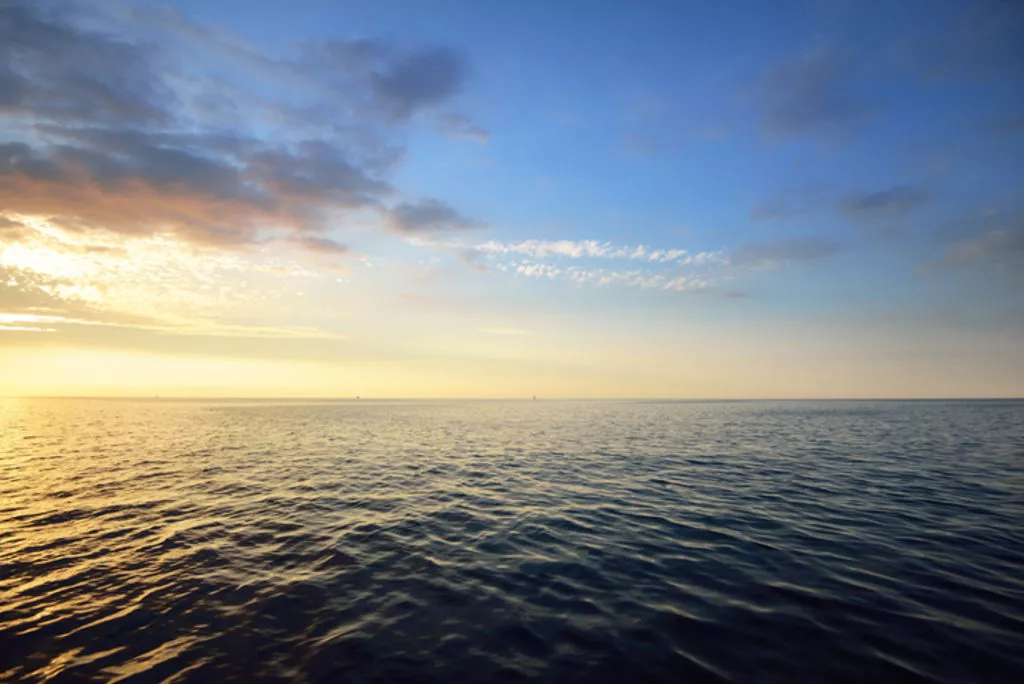
#> input picture Image Processing/Görüntüleri Karıştırma/deniz.png, 1024 x 684 px
$ python 'görüntüleri_karıştırmak.py'
#> lines starting #> are read from the running program, lines starting #| are printed output that depends on the picture
# -*- coding: utf-8 -*-
"""
Created on Wed Mar 16 21:39:55 2022

@author: Erdal
"""

import cv2
import matplotlib.pyplot as plt

# %% karıştırma (karıştırma için resim boyutlarının aynı olması şart)
img1 = cv2.imread("deniz.png")
#> img1 is the input picture: shape (684, 1024, 3); mean B, G, R 135.2, 128.7, 121.9
img1 = cv2.cvtColor(img1, cv2.COLOR_BGR2RGB)
img2 = cv2.imread("orman.jpg")
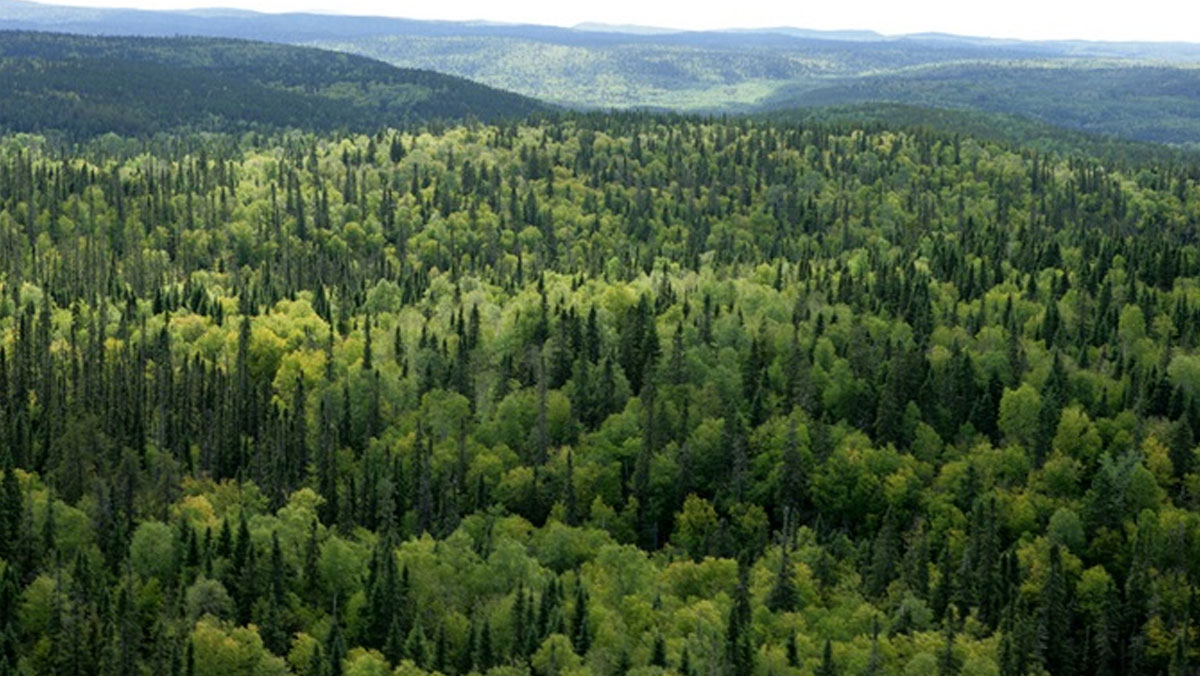
#> input picture Image Processing/Görüntüleri Karıştırma/orman.jpg, 1200 x 676 px
#> img2 is the input picture: shape (676, 1200, 3); mean B, G, R 68.6, 94.4, 75.9
img2 = cv2.cvtColor(img2, cv2.COLOR_BGR2RGB)
plt.figure()
plt.imshow(img2)

print(img1.shape)
#| (684, 1024, 3)
print(img2.shape)
#| (676, 1200, 3)

img1 = cv2.resize(img1, (600,600))
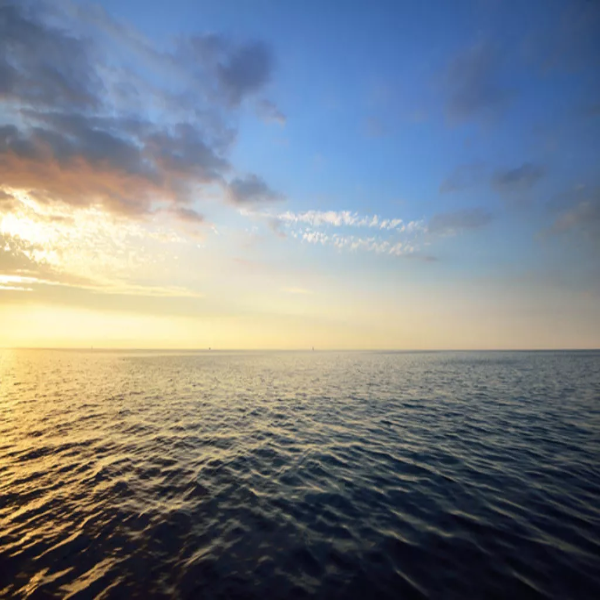
#> img1: shape (600, 600, 3); mean R, G, B 121.8, 128.6, 135.1
print(img1.shape)
#| (600, 600, 3)

img2 = cv2.resize(img2, (600,600))
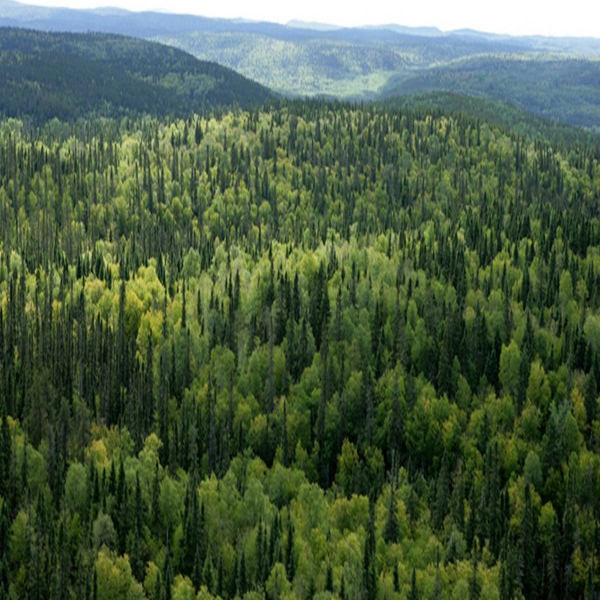
#> img2: shape (600, 600, 3); mean R, G, B 75.7, 94.2, 68.5
print(img2.shape)
#| (600, 600, 3)

plt.figure()
plt.imshow(img1)

plt.figure()
plt.imshow(img2)

# %% karıştırılmış resim = alpha*img1 + beta*img2
blended = cv2.addWeighted(src1 = img1, alpha = 0.5, src2 = img2, beta=0.5, gamma = 0)
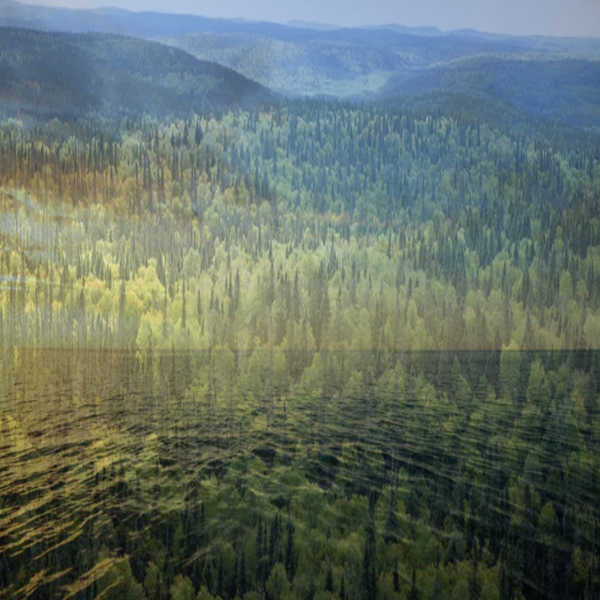
#> blended: shape (600, 600, 3); mean R, G, B 98.8, 111.4, 101.8
plt.figure()
plt.imshow(blended)
